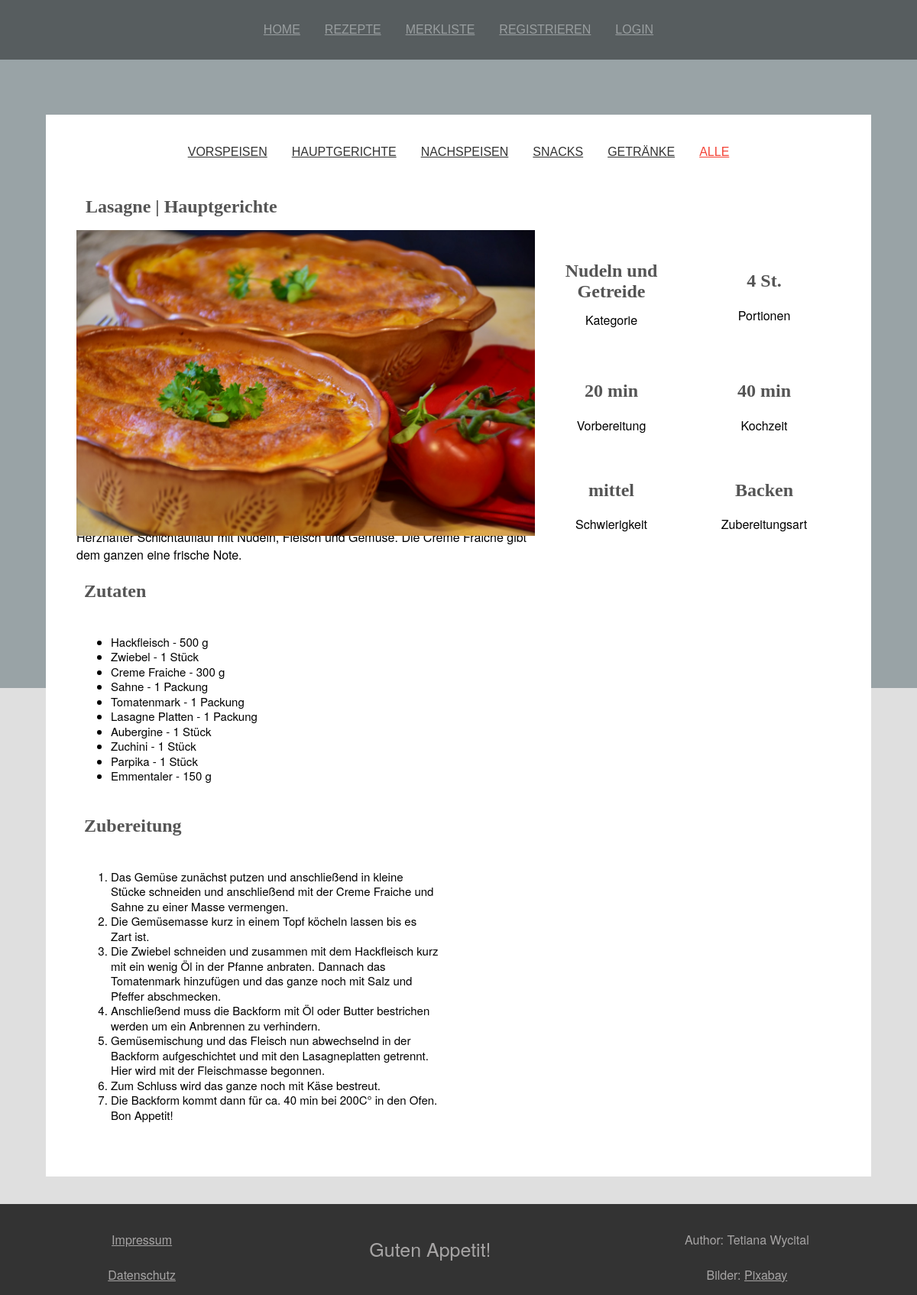
The app's page /?link=all&rezeptnum=50 with its own data.
### tables this page shows
CREATE TABLE `gaengemenue` (
  `gaengemenue_num` int(11) NOT NULL,
  `gaengemenue` varchar(30) NOT NULL
);

CREATE TABLE `rezepte` (
  `rezept_num` bigint(20) NOT NULL,
  `rezept_titel` varchar(60) NOT NULL,
  `beschreibung_kurz` varchar(250) NOT NULL,
  `kategorie_num_fk` int(11) NOT NULL,
  `schwierigkeit_num_fk` int(11) NOT NULL,
  `vorbereitungszeit` smallint(6) NOT NULL,
  `kochzeit` smallint(6) NOT NULL,
  `haupt_bild` varchar(250) DEFAULT NULL,
  `portionen` tinyint(2) NOT NULL,
  `zubereitungsart_num_fk` int(11) NOT NULL,
  `gaengemenue_num_fk` int(11) NOT NULL
);

CREATE TABLE `kategorien` (
  `kategorie_num` int(11) NOT NULL,
  `kategorie_name` varchar(30) NOT NULL
);

CREATE TABLE `schwierigkeitstufen` (
  `schwierigkeit_num` int(11) NOT NULL,
  `schwierigkeitstufe` varchar(30) NOT NULL
);

CREATE TABLE `zubereitungsart` (
  `zubereitungsart_num` int(11) NOT NULL,
  `zubereitungsart` varchar(30) NOT NULL
);

CREATE TABLE `rezepte_zutaten` (
  `rz_num` bigint(20) NOT NULL,
  `zutaten_num_fk` int(11) NOT NULL,
  `zutaten_menge` int(11) DEFAULT NULL,
  `masseneinheit_num_fk` int(11) NOT NULL,
  `rezept_num_fk` int(11) NOT NULL
);

CREATE TABLE `zutaten` (
  `zutaten_num` int(11) NOT NULL,
  `zutaten` varchar(30) NOT NULL
);

CREATE TABLE `masseneinheit` (
  `masseneinheit_num` int(11) NOT NULL,
  `masseneinheit` varchar(30) NOT NULL
);

CREATE TABLE `zubereitung` (
  `z_num` bigint(20) NOT NULL,
  `schritt_num` smallint(2) NOT NULL,
  `zubereitung` text NOT NULL,
  `rezept_num_fk` bigint(20) NOT NULL
);

### php/details/zutaten.php (the view, shortened to what this page needs)
<?php
$query_zutaten = mysqli_query(
    $datenbank,
    "select rz.zutaten_menge, rz.rz_num, z.zutaten, m.masseneinheit
        from rezepte_zutaten as rz
        left join masseneinheit as m
        on m.masseneinheit_num=rz.masseneinheit_num_fk
        left join zutaten as z on z.zutaten_num=rz.zutaten_num_fk
        where rz.rezept_num_fk=" . $_GET["rezeptnum"]
);
?>
<div class='zutaten-box'>
    <ul>
        <?php
        while ($zutatendaten = mysqli_fetch_array($query_zutaten)) {
            $zutaten = $zutatendaten["zutaten"];
            $zutaten_menge = $zutatendaten["zutaten_menge"];
            $masseneinheit = $zutatendaten["masseneinheit"];
            $zutaten_menge = ($zutaten_menge > 0) ? $zutaten_menge : "";
            echo "<li>
            <div>$zutaten - $zutaten_menge $masseneinheit</div>";
            echo "</li>";
        }
        ?>
    </ul>
</div>

### index.php (shortened to what this page needs)
<!DOCTYPE html>
<html lang="en">
<head>
    <link rel="stylesheet" href="./css/styles.css">
</head>
<body>
    <header>
        <div class="site-header">
            <?php
            include("php/header_menu.php");
            ?>
        </div>
    </header>
    <?php
    if (isset($_SESSION["eingeloggt"])) {
        include("php/navigation_logged_in.php");
    } else {
        include("php/navigation.php");
    }
    ?>
    <footer>
        <div class="footer-container">
            <div>
                <a href="?link=Impressum">Impressum</a><br /><br />
                <a href="?link=Datenschutz">Datenschutz</a>
            </div>
            <p>Guten Appetit!</p>
            <div>Author: Tetiana Wycital<br /><br />
                Bilder: <a href="https://pixabay.com/de/service/license/">Pixabay</a>
            </div>
        </div>
    </footer>
</body>
</html>

### php/header_menu.php (shortened to what this page needs)
<?php
	function create_url($link, $link_name) {
		$menu_link = "<a class='menu' type='submit' href='?link=$link'>$link_name</a>";
		return $menu_link;
	}
	function create_links($links){
		$menu_link = "";
		foreach($links as $link => $link_name) {
			$menu_link .= create_url($link, $link_name);
		}
		return $menu_link;
	}
	$links = array(
			"home" => "Home",
			"all" => "Rezepte",
			"favorite" => "Merkliste"
		);
		if(!isset($_SESSION["eingeloggt"])) {
			$login_link = array(
				"reg" => "Registrieren",
				"login" => "Login"
			);
			$links = array_merge($links, $login_link);
		}
	echo create_links($links);
?>

### php/navigation.php (shortened to what this page needs)
<?php
switch ($_GET["link"]) {
    case "all":
        include("recipe.php");
        break;
}

### php/recipe.php (shortened to what this page needs)
<div class="container recepies">
    <?php
    $datenbank = mysqli_connect("localhost", "root", "", "rezepte");
    mysqli_query($datenbank, "set names utf8");
    ?>
    <div>
        <ul class="recipe-buttons">
            <?php include("recipe_menue.php"); ?>
        </ul>
    </div>
    <?php
    if (isset($_GET["rezeptnum"])) {
        include("details/recipe_details.php");
    }
    ?>
</div>

### php/recipe_menue.php (shortened to what this page needs)
<?php
$queryGaengemenue = mysqli_query(
    $datenbank,
    "select * from gaengemenue"
);
while (
    $gaengemenuedaten = mysqli_fetch_array($queryGaengemenue)
) {
    $gaengemenuenum = $gaengemenuedaten["gaengemenue_num"];
    $gaengemenue = $gaengemenuedaten["gaengemenue"];
    $auswahl = "dark";
    echo "<li>
            <a href='?link=" . $_GET["link"] .
             "&gaengemenue=$gaengemenuenum' class='$auswahl'>
                $gaengemenue
            </a>
        </li>";
}
$auswahl = (isset($_GET["gaengemenue"]) &&
$_GET["gaengemenue"] == 0 || !isset($_GET["gaengemenue"])) ? "bright" : "dark";
echo "<li>
<a href='?link=" . $_GET["link"] .
 "&gaengemenue=0' class='$auswahl'>
    Alle
</a>
</li>";
?>

### php/details/recipe_details.php (shortened to what this page needs)
<?php
$queryDetails = mysqli_query(
    $datenbank,
    "select r.*, g.gaengemenue, za.zubereitungsart,
    s.schwierigkeitstufe, k.kategorie_name
    from rezepte as r
    left join gaengemenue as g
    on g.gaengemenue_num = r.gaengemenue_num_fk
    left join zubereitungsart as za
    on za.zubereitungsart_num = r.zubereitungsart_num_fk
    left join schwierigkeitstufen as s
    on s.schwierigkeit_num = r.schwierigkeit_num_fk
    left join kategorien as k
    on k.kategorie_num = r.kategorie_num_fk
    where rezept_num = " . $_GET["rezeptnum"] . "
    limit 1"
);
while ($rezeptdaten = mysqli_fetch_array($queryDetails)) {
    $rezepttitel = $rezeptdaten["rezept_titel"];
    $beschreibung = $rezeptdaten["beschreibung_kurz"];
    $vorbereitungszeit = $rezeptdaten["vorbereitungszeit"];
    $kochzeit = $rezeptdaten["kochzeit"];
    $hauptbild = $rezeptdaten["haupt_bild"];
    $portionen = $rezeptdaten["portionen"];
    $gaengemenue = $rezeptdaten["gaengemenue"];
    $zubereitungsart = $rezeptdaten["zubereitungsart"];
    $schwierigkeitstufe = $rezeptdaten["schwierigkeitstufe"];
    $kategorie = $rezeptdaten["kategorie_name"];
?>
    <div class="details-title">
        <?php
        echo "<h2>$rezepttitel | $gaengemenue</h2>";
        ?>
    </div>
    <div class="details-container">
        <div class="details-img">
            <img src="uploaded/<?php echo $hauptbild ?>" alt="">
        </div>
        <div class="category-box">
            <div class="category">
                <h2><?php echo $kategorie ?></h2>
                <div>Kategorie</div>
            </div>
            <div class="category">
                <h2><?php echo $portionen ?> St.</h2>
                <div>Portionen</div>
            </div>
            <div class="category">
                <h2><?php echo $vorbereitungszeit ?> min</h2>
                <div>Vorbereitung</div>
            </div>
            <div class="category">
                <h2><?php echo $kochzeit ?> min</h2>
                <div>Kochzeit</div>
            </div>
            <div class="category">
                <h2><?php echo $schwierigkeitstufe ?></h2>
                <div>Schwierigkeit</div>
            </div>
            <div class="category">
                <h2><?php echo $zubereitungsart ?></h2>
                <div>Zubereitungsart</div>
            </div>
        </div>
        <div class="preparation-box">
            <div>
                <?php echo $beschreibung ?>
            </div>
            <div class="add-step">
                <h2>Zutaten</h2>
                <div>
                </div>
                </div>
                <?php include("zutaten.php"); ?>
            <div class="add-step">
                <h2>Zubereitung</h2>
                <div>
                </div>
            </div>
            <?php include("zubereitung.php"); ?>
        </div>
        <div>
        </div>
    </div>
<?php
}
?>

### php/details/zubereitung.php (shortened to what this page needs)
<?php
$query_zubereitung = mysqli_query(
    $datenbank,
    "select * from zubereitung
        where rezept_num_fk=" . $_GET["rezeptnum"] . "
        order by schritt_num"
);
?>
<div class='zutaten-box ordered'>
    <ul>
        <ol type="1">
        <?php
        while ($zubereitungdaten = mysqli_fetch_array($query_zubereitung)) {
             $zubereitung = $zubereitungdaten["zubereitung"];
            echo "<li>
            <div>$zubereitung</div>";
            echo "</li>";
        }
        ?>
        </ol>
    </ul>
</div>

### css/styles.css (style rules this page uses)
body { background-color: #dfdfdf; margin: 0 auto; }
header { background-color: rgba(0, 0, 0, .85); opacity: 0.5; position: fixed; width: 100%; z-index: 10; }
.site-header { margin: 30px auto; padding: 0 20px; text-align: center; }
.site-header a { color: #999; font-family: 'Oswald', sans-serif; font-size: 16px; font-weight: 300; text-transform: uppercase; display: inline-block; margin: 0 1em; }
.recepies { margin-top: -750px; }
.container { padding: 40px; margin-right: auto; margin-left: auto; width: 1000px; min-height: 650px; position: relative; background-color: #FFF; }
.container h2 { font-family: Georgia, 'Times New Roman', Times, serif; color: #555555; padding: 10px; }
.recipe-buttons { margin: 0 auto 40px auto; padding: 0 20px; text-align: center; }
.recipe-buttons li { display: inline-block; margin: 0 1em; }
.recipe-buttons a { font-family: 'Oswald', sans-serif; text-align: center; font-size: 16px; font-weight: 300; text-transform: uppercase; }
.dark { color: #333; }
.bright { color: #f44336; }
.zutaten-box { display: grid; grid-template-columns: auto 10% 10%; grid-template-rows: auto; gap: 1px 1px; padding: 5px; font-family: "Helvetica Neue", Helvetica, Arial, sans-serif; font-size: 15px; line-height: 1.3; }
.zutaten-box { padding: 5px; display: grid; grid-template-columns: auto 10% 10%; grid-template-rows: auto; gap: 1px 1px; }
.ordered ul { padding: 0; }
.details-container { display: grid; grid-template-columns: 60% 40%; grid-template-rows: 30% 70%; gap: 1px 0px; grid-template-areas: ". ." ". ."; font-family: "Helvetica Neue", Helvetica, Arial, sans-serif; }
.details-container img { width: 100%; overflow: hidden; position: relative; }
.preparation-box { display: grid; grid-template-columns: 100%; grid-template-rows: auto auto auto; gap: 1px 1px; grid-template-areas: "." "." "."; margin-top: 5%; }
.preparation-box h2 { font-family: Georgia, 'Times New Roman', Times, serif; color: #555555; padding: 10px; }
.add-step { display: grid; grid-template-columns: auto 20%; grid-template-rows: auto; gap: 1px 1px; grid-template-areas: ". ."; }
.add-step h2 { margin: 0; }
.details-title { display: grid; grid-template-columns: auto 6% 6%; grid-template-rows: auto; gap: 1px 1px; margin-bottom: 8px; }
.details-title h2 { font-family: Georgia, 'Times New Roman', Times, serif; color: #555555; padding: 5px 10px; margin: 4px 2px; }
.category { display: grid; grid-template-columns: 100%; grid-template-rows: 70% 30%; gap: 0px 0px; grid-template-areas: "." "."; margin: auto; padding: 5%; }
.category-box { display: grid; grid-template-columns: 50% 50%; grid-template-rows: auto auto auto; gap: 0px 0px; grid-template-areas: ". ." ". ." ". ."; text-align: center; }
.category-box h2 { font-family: Georgia, 'Times New Roman', Times, serif; color: #555555; }
footer { background-color: #333; text-align: center; height: auto; color: #a7a5a5; font-family: "Helvetica Neue", Helvetica, Arial, sans-serif; }
footer p { font-size: 25px; }
.footer-container a { color: #a7a5a5; font-family: "Helvetica Neue", Helvetica, Arial, sans-serif; }
.footer-container div { padding-top: 20px; }
.footer-container { display: grid; grid-template-columns: auto auto auto; grid-template-rows: auto; gap: 1px 1px; margin-top: 3%; padding: 15px; }

### records on screen
gaengemenue: gaengemenue "VORSPEISEN"
gaengemenue: gaengemenue "HAUPTGERICHTE"
gaengemenue: gaengemenue "NACHSPEISEN"
gaengemenue: gaengemenue "SNACKS"
gaengemenue: gaengemenue "GETRÄNKE"
rezepte: rezept_titel "Lasagne", gaengemenue.gaengemenue "Hauptgerichte", haupt_bild (picture), kategorien.kategorie_name "Nudeln und Getreide", portionen "4", vorbereitungszeit "20", kochzeit "40", schwierigkeitstufen.schwierigkeitstufe "mittel", zubereitungsart.zubereitungsart "Backen", beschreibung_kurz "Herzhafter Schichtauflauf mit Nudeln, Fleisch und Gemüse. Die Creme Fraiche gibt dem ganzen eine frische Note."
rezepte_zutaten: zutaten.zutaten "Hackfleisch", zutaten_menge "500", masseneinheit.masseneinheit "g"
rezepte_zutaten: zutaten.zutaten "Zwiebel", zutaten_menge "1", masseneinheit.masseneinheit "Stück"
rezepte_zutaten: zutaten.zutaten "Creme Fraiche", zutaten_menge "300", masseneinheit.masseneinheit "g"
rezepte_zutaten: zutaten.zutaten "Sahne", zutaten_menge "1", masseneinheit.masseneinheit "Packung"
rezepte_zutaten: zutaten.zutaten "Tomatenmark", zutaten_menge "1", masseneinheit.masseneinheit "Packung"
rezepte_zutaten: zutaten.zutaten "Lasagne Platten", zutaten_menge "1", masseneinheit.masseneinheit "Packung"
rezepte_zutaten: zutaten.zutaten "Aubergine", zutaten_menge "1", masseneinheit.masseneinheit "Stück"
rezepte_zutaten: zutaten.zutaten "Zuchini", zutaten_menge "1", masseneinheit.masseneinheit "Stück"
rezepte_zutaten: zutaten.zutaten "Parpika", zutaten_menge "1", masseneinheit.masseneinheit "Stück"
rezepte_zutaten: zutaten.zutaten "Emmentaler", zutaten_menge "150", masseneinheit.masseneinheit "g"
zubereitung: zubereitung "Das Gemüse zunächst putzen und anschließend in kleine Stücke schneiden und anschließend mit der Creme Fraiche und Sahne zu einer Masse vermengen."
zubereitung: zubereitung "Die Gemüsemasse kurz in einem Topf köcheln lassen bis es Zart ist."
zubereitung: zubereitung "Die Zwiebel schneiden und zusammen mit dem Hackfleisch kurz mit ein wenig Öl in der Pfanne anbraten. Dannach das Tomatenmark hinzufügen und das ganze noch mit Salz und Pfeffer abschmecken."
zubereitung: zubereitung "Anschließend muss die Backform mit Öl oder Butter bestrichen werden um ein Anbrennen zu verhindern."
zubereitung: zubereitung "Gemüsemischung und das Fleisch nun abwechselnd in der Backform aufgeschichtet und mit den Lasagneplatten getrennt. Hier wird mit der Fleischmasse begonnen."
zubereitung: zubereitung "Zum Schluss wird das ganze noch mit Käse bestreut."
zubereitung: zubereitung "Die Backform kommt dann für ca. 40 min bei 200C° in den Ofen. Bon Appetit!"

### other values on screen
$link_name "HOME"
$link_name "REZEPTE"
$link_name "MERKLISTE"
$link_name "REGISTRIEREN"
$link_name "LOGIN"
